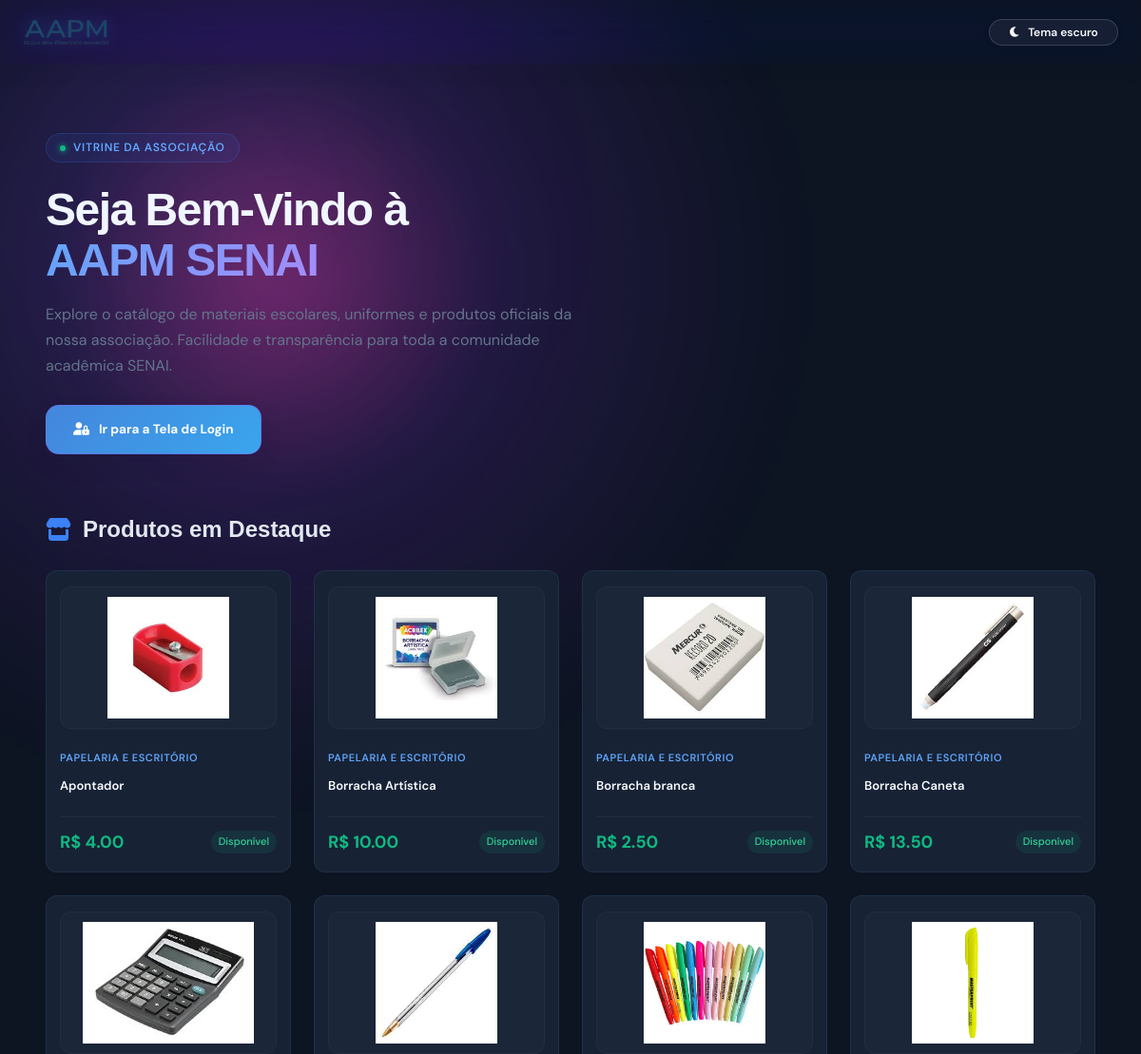
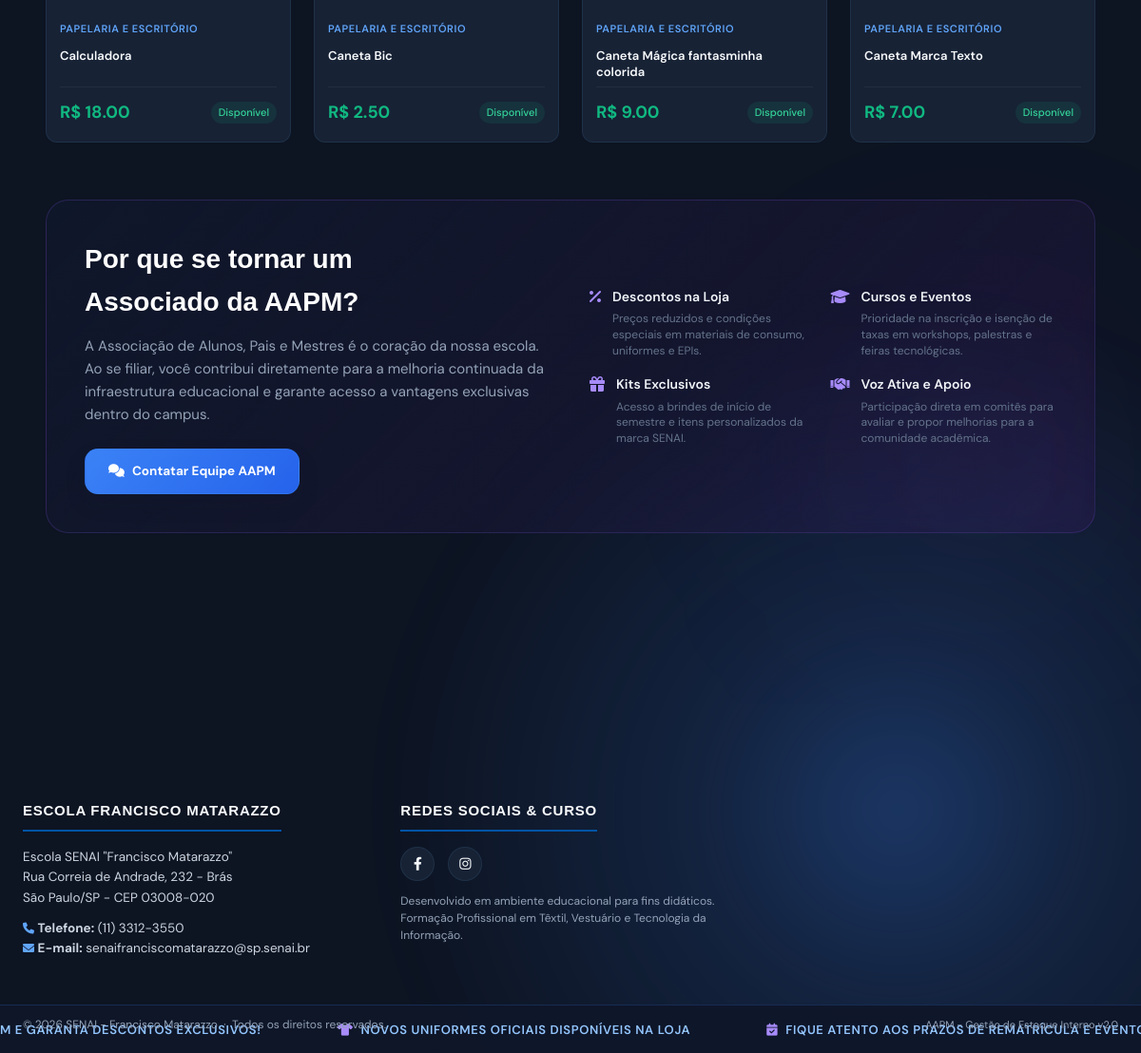
The page / on the database its author committed (2 pictures, top to bottom).
### app/models/produto.py (models this page shows, shortened)
class Produto(Base):
    __tablename__ = "produtos"
    id = Column(Integer, primary_key=True, autoincrement=True, index=True)
    nome = Column(String(150), nullable=False, index=True, unique=True)
    preco = Column(Float, nullable=False, default=0.0)
    ativo = Column(Boolean, default=True)
    imagem_path = Column(String(255), nullable=True)
    categoria_id = Column(Integer, ForeignKey("categorias.id", ondelete="SET NULL"), nullable=True)
    categoria = relationship("Categoria", back_populates="produtos")
    variacoes = relationship("Variacao", back_populates="produto", cascade="all, delete-orphan")
    @property
    def estoque_total(self) -> int:
        """Saldo consolidado de todas as variações do produto."""
        return sum(variacao.estoque_atual for variacao in self.variacoes)
    @property
    def estoque_total(self):
        """Quantidade disponível, calculada a partir das variações do produto."""
        return sum(variacao.estoque_atual or 0 for variacao in self.variacoes)

### app/models/categoria.py (models this page shows, shortened)
class Categoria(Base):
    __tablename__ = "categorias"
    id = Column(Integer, primary_key=True, index=True)
    nome = Column(String(50), unique=True, nullable=False)
    descricao = Column(String(255), nullable=True)
    ativa = Column(Boolean, default=True)
    produtos = relationship("Produto", back_populates="categoria")

### app/main.py (the view)
@app.get("/")
def tela_home(
    request: Request,
    usuario=Depends(get_usuario_opcional),
    db: Session = Depends(get_db)
):
    if usuario is None:
        produtos_db = (
            db.query(Produto)
            .options(selectinload(Produto.variacoes), joinedload(Produto.categoria))
            .filter(Produto.ativo == True)
            .order_by(Produto.id.desc())
            .limit(8)
            .all()
        )
        produtos = [
            {
                "nome":        p.nome,
                "preco_venda": p.preco,
                "quantidade":  sum(v.estoque_atual for v in p.variacoes),
                "categoria":   p.categoria,
                "imagem_url":  p.imagem_url if p.imagem_path else None,
            }
            for p in produtos_db
        ]
        return templates.TemplateResponse(
            request, "index.html",
            {"request": request, "usuario": None, "produtos": produtos}
        )
    total_produtos      = db.query(Produto).count()
    total_categorias    = db.query(Categoria).count()
    total_usuarios      = db.query(Usuario).count()
    total_armarios      = db.query(Armario).count()
    total_clientes      = db.query(Cliente).count()
    total_vendas        = db.query(Venda).count()
    todos_armarios   = db.query(Armario).filter(Armario.ativo == True).all()
    armarios_disponiveis = sum(
        1 for a in todos_armarios
        if a.status == StatusArmario.DISPONIVEL
    )
    armarios_alugados = sum(
        1 for a in todos_armarios
        if a.status == StatusArmario.ALUGADO
    )
    total_movimentacoes = db.query(Movimentacao).count()
    total_estoque       = int(db.query(func.coalesce(func.sum(Variacao.estoque_atual), 0)).scalar())
    cats = (
        db.query(Categoria.nome, func.count(Produto.id))
        .outerjoin(Produto, (Produto.categoria_id == Categoria.id) & (Produto.ativo == True))
        .group_by(Categoria.id, Categoria.nome)
        .order_by(Categoria.nome)
        .all()
    )
    categorias_chart = json.dumps({
        "labels": [r[0] for r in cats],
        "data":   [r[1] for r in cats],
    })
    top5 = (
        db.query(Produto.nome, func.coalesce(func.sum(Variacao.estoque_atual), 0))
        .outerjoin(Produto.variacoes)
        .filter(Produto.ativo == True)
        .group_by(Produto.id, Produto.nome)
        .order_by(func.sum(Variacao.estoque_atual).desc())
        .limit(5)
        .all()
    )
    produtos_chart = json.dumps({
        "labels": [r[0] for r in top5],
        "data":   [r[1] for r in top5],
    })
    valor = (
        db.query(
            Categoria.nome,
            func.coalesce(func.sum(Produto.preco * func.coalesce(Variacao.estoque_atual, 0)), 0),
        )
        .outerjoin(Categoria.produtos)
        .outerjoin(Produto.variacoes)
        .filter((Produto.ativo == True) | (Produto.id == None))
        .group_by(Categoria.id, Categoria.nome)
        .order_by(Categoria.nome)
        .all()
    )
    valor_chart = json.dumps({
        "labels": [r[0] for r in valor],
        "data":   [float(r[1]) for r in valor],
    })
    return templates.TemplateResponse(
        request, "home.html",
        {
            "request":             request,
            "usuario":             usuario,
            "total_produtos":      total_produtos,
            "total_categorias":    total_categorias,
            "total_armarios":      total_armarios,
            "total_usuarios":      total_usuarios,
            "total_clientes":      total_clientes,
            "total_vendas":        total_vendas,
            "total_movimentacoes": total_movimentacoes,
            "total_estoque":       total_estoque,
            "categorias_chart":    categorias_chart,
            "produtos_chart":      produtos_chart,
            "valor_chart":         valor_chart,
        }
    )

### app/templates/index.html (shortened to what this page needs)
{% extends "base.html" %}
{% block late_head %}
<link rel="stylesheet" href="/static/css/landing.css">
{% endblock %}
{% block content %}
<link rel="stylesheet" href="https://cdnjs.cloudflare.com/ajax/libs/font-awesome/6.0.0/css/all.min.css">
<div class="home-wrapper">
    <div class="hero">
        <div class="hero-info">
            <div class="hero-header-actions">
                <div class="hero-eyebrow">
                    <span class="pulse-dot"></span>
                    Vitrine da Associação
                </div>
            </div>
            <h1>Seja Bem-Vindo à<br><span>AAPM SENAI</span></h1>
            <p class="landing-inline-3e43f6f83f">
                Explore o catálogo de materiais escolares, uniformes e produtos oficiais da nossa associação.
                Facilidade e transparência para toda a comunidade acadêmica SENAI.
            </p>
            <a href="{{ url_for('tela_login') }}" class="btn-card solid landing-inline-d184c25681"
               >
                <i class="fas fa-user-lock"></i> Ir para a Tela de Login
            </a>
        </div>
    </div>
    <div class="produtos-section">
        <div class="section-title">
            <i class="fas fa-store"></i>
            Produtos em Destaque
        </div>
        <div class="produtos-grid">
            {% if produtos %}
            {% for produto in produtos %}
            <div class="produto-card">
                <div class="produto-img-container">
                    {% if produto.imagem_url %}
                    <img src="{{ produto.imagem_url }}" alt="{{ produto.nome }}" loading="lazy">
                    {% else %}
                    <i class="fas fa-box-open"></i>
                    {% endif %}
                </div>
                <span class="produto-categoria">{{ produto.categoria.nome if produto.categoria else 'Geral' }}</span>
                <h4 class="produto-nome">{{ produto.nome }}</h4>
                <div class="produto-footer">
                    <span class="produto-preco">R$ {{ "%.2f"|format(produto.preco_venda) }}</span>
                    {% if produto.quantidade > 0 %}
                    <span class="produto-status status-disponivel">Disponível</span>
                    {% else %}
                    <span class="produto-status status-esgotado">Esgotado</span>
                    {% endif %}
                </div>
            </div>
            {% endfor %}
            {% endif %}
        </div>
    </div>
    <div class="socio-section">
        <div class="socio-card">
            <div class="socio-grid">
                <div class="socio-text">
                    <h3>Por que se tornar um <br><span>Associado da AAPM?</span></h3>
                    <p>
                        A Associação de Alunos, Pais e Mestres é o coração da nossa escola. Ao se filiar, você contribui
                        diretamente para a melhoria continuada da infraestrutura educacional e garante acesso a
                        vantagens exclusivas dentro do campus.
                    </p>
                    <a href="{{ url_for('tela_contato') }}" class="btn-card solid landing-inline-bfbd3c1157"
                       >
                        <i class="fas fa-comments"></i> Contatar Equipe AAPM
                    </a>
                </div>
                <div class="vantagens-list">
                    <div class="vantagem-item">
                        <i class="fas fa-percentage"></i>
                        <div>
                            <h5>Descontos na Loja</h5>
                            <p>Preços reduzidos e condições especiais em materiais de consumo, uniformes e EPIs.</p>
                        </div>
                    </div>
                    <div class="vantagem-item">
                        <i class="fas fa-graduation-cap"></i>
                        <div>
                            <h5>Cursos e Eventos</h5>
                            <p>Prioridade na inscrição e isenção de taxas em workshops, palestras e feiras tecnológicas.
                            </p>
                        </div>
                    </div>
                    <div class="vantagem-item">
                        <i class="fas fa-gift"></i>
                        <div>
                            <h5>Kits Exclusivos</h5>
                            <p>Acesso a brindes de início de semestre e itens personalizados da marca SENAI.</p>
                        </div>
                    </div>
                    <div class="vantagem-item">
                        <i class="fas fa-handshake"></i>
                        <div>
                            <h5>Voz Ativa e Apoio</h5>
                            <p>Participação direta em comitês para avaliar e propor melhorias para a comunidade
                                acadêmica.</p>
                        </div>
                    </div>
                </div>
            </div>
        </div>
    </div>
</div>
<div class="faixa-anuncios-rodape">
    <div class="faixa-anuncios-conteudo">
        <span class="item-anuncio"> Seja um associado AAPM e garanta descontos
            exclusivos!</span>
        <span class="item-anuncio"><i class="fas fa-tshirt"></i> Novos uniformes oficiais disponíveis na loja</span>
        <span class="item-anuncio"><i class="fas fa-calendar-check"></i> Fique atento aos prazos de rematrícula e
            eventos</span>
    </div>
</div>
{% endblock %}

### app/static/style.css (style rules this page uses)
:root { --bg-base: #dfeaf7; --bg-base-2: #eef5ff; --orb-1: rgba(59, 130, 246, 0.18); --orb-2: rgba(147, 197, 253, 0.16); --orb-3: rgba(168, 85, 247, 0.10); --grid: rgba(37, 99, 235, 0.06); --bg-panel: rgba(15, 23, 42, 0.72); --bg-panel-strong: rgba(17, 24, 39, 0.92); --bg-soft: rgba(255, 255, 255, 0.04); --border: rgba(148, 163, 184, 0.18); --text: #e2e8f0; --text-muted: #94a3b8; --primary: #3b82f6; --primary-2: #60a5fa; --purple: #8b5cf6; --success: #10b981; --shadow: rgba(15, 23, 42, 0.4); }
html { scroll-behavior: smooth; }
body { position: relative; min-height: 100vh; background: linear-gradient(120deg, #1d0d5c 0%, #2f0d77 18%, #5a0c6f 42%, #1d4de0 72%, #120d2d 100%); background-size: 180% 180%; animation: bgFlow 18s ease-in-out infinite alternate; overflow-x: hidden; }
body::before, body::after { content: ""; position: fixed; inset: auto; pointer-events: none; z-index: 0; }
body::before { width: 72rem; height: 72rem; left: -18rem; top: -18rem; border-radius: 50%; background: radial-gradient(circle, rgba(255, 60, 200, 0.42) 0%, rgba(147, 51, 234, 0.16) 28%, transparent 68%); filter: blur(24px); animation: driftGlow 18s ease-in-out infinite alternate; }
body::after { width: 68rem; height: 68rem; right: -18rem; bottom: -18rem; border-radius: 50%; background: radial-gradient(circle, rgba(59, 130, 246, 0.32) 0%, rgba(59, 130, 246, 0.14) 26%, transparent 70%); filter: blur(28px); animation: driftGlowTwo 20s ease-in-out infinite alternate; }
button, .btn, .btn-card, .btn-theme-toggle, input, select, textarea { transition: all 0.25s ease; }
button, .btn, .btn-card, .btn-theme-toggle { border-radius: 14px; border: 1px solid transparent; cursor: pointer; box-shadow: 0 8px 18px rgba(15, 23, 42, 0.08); }

### app/static/css/base.css (style rules this page uses)
:root { --bg-base: #0d1422; --bg-surface: #121c2d; --bg-card: #172235; --bg-card-hover: #1d2a40; --border: rgba(99, 179, 237, 0.1); --border-hover: rgba(99, 179, 237, 0.28); --accent: #3b82f6; --accent-glow: rgba(59, 130, 246, 0.35); --accent-light: #60a5fa; --secondary-bg: rgba(148, 163, 184, 0.12); --secondary-text: #e2e8f0; --red: #ef4444; --red-glow: rgba(239, 68, 68, 0.3); --text-primary: #f8fafc; --text-secondary: #cbd5e1; --text-muted: #94a3b8; --header-h: 68px; --radius: 12px; --radius-lg: 18px; --transition: 0.22s cubic-bezier(0.4, 0, 0.2, 1); --senai-blue: #0054a6; --senai-yellow: #ffcb05; }
*, *::before, *::after { margin: 0; padding: 0; box-sizing: border-box; }
html { scroll-behavior: smooth; max-width: 100%; overflow-x: hidden; }
body { font-family: 'DM Sans', sans-serif; background-color: var(--bg-base); background-image: none; background-size: auto; color: var(--text-primary); line-height: 1.6; min-height: 100vh; display: flex; flex-direction: column; width: 100%; max-width: 100%; overflow-x: hidden; }
h1 { font-family: 'Sora', sans-serif; font-size: 18px; font-weight: 700; letter-spacing: -0.3px; color: var(--text-primary); white-space: nowrap; }
h1 span { color: var(--accent-light); }
main>* { min-width: 0; max-width: 100%; }
main>* { animation: fadeUp 0.4s ease both; }
:root { --scrollbar-track: #0d1320; --scrollbar-thumb: #3b82f6; --scrollbar-thumb-hover: #60a5fa; }
*, *::before, *::after { scrollbar-color: var(--scrollbar-thumb) var(--scrollbar-track); scrollbar-width: thin; }

### rows shown on the page
Produto: shows a picture, categoria "PAPELARIA E ESCRITÓRIO", nome "Apontador", preco_venda "4.00"
Produto: shows a picture, categoria "PAPELARIA E ESCRITÓRIO", nome "Borracha Artística", preco_venda "10.00"
Produto: shows a picture, categoria "PAPELARIA E ESCRITÓRIO", nome "Borracha branca", preco_venda "2.50"
Produto: shows a picture, categoria "PAPELARIA E ESCRITÓRIO", nome "Borracha Caneta", preco_venda "13.50"
Produto: shows a picture, categoria "PAPELARIA E ESCRITÓRIO", nome "Calculadora", preco_venda "18.00"
Produto: shows a picture, categoria "PAPELARIA E ESCRITÓRIO", nome "Caneta Bic", preco_venda "2.50"
Produto: shows a picture, categoria "PAPELARIA E ESCRITÓRIO", nome "Caneta Mágica fantasminha colorida", preco_venda "9.00"
Produto: shows a picture, categoria "PAPELARIA E ESCRITÓRIO", nome "Caneta Marca Texto", preco_venda "7.00"
